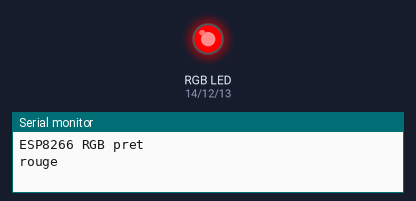
Simulated run of this sketch. Board: Arduino Uno, built with avr-gcc and run on an emulated ATmega328P. On the bench: an RGB LED mixed from three pins (HIGH = lit), the last lines printed to the serial monitor.

Above: at 0.4 s.
At 2.0 s:
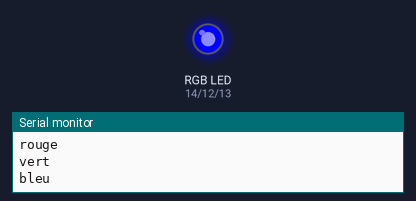
At 3.4 s:
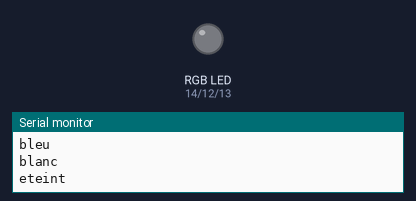
At 4.8 s:
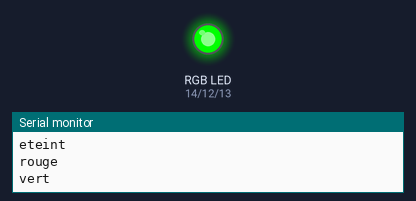
At 6.4 s:
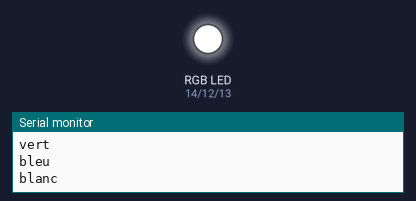
Timing chart, 0 to 8.3 s (numbered marks = the images above):
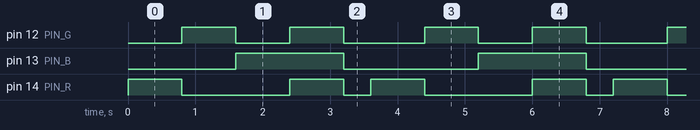

The sketch:

esp8266_rgb.ino
```cpp
/*
 * Premier essai ESP8266 (NodeMCU) : diode RGB 4 pattes.
 *
 * Branchement (cathode commune, patte la plus longue vers GND) :
 *   rouge  -> resistance 220 ohm -> D5 (GPIO 14)
 *   vert   -> resistance 220 ohm -> D6 (GPIO 12)
 *   bleu   -> resistance 220 ohm -> D7 (GPIO 13)
 *   commun -> GND
 *
 * Si la diode est a anode commune (patte longue vers 3V3),
 * passe COMMON_ANODE a true.
 */

const bool COMMON_ANODE = false;

const int PIN_R = 14;  // D5
const int PIN_G = 12;  // D6
const int PIN_B = 13;  // D7

// Sur ESP8266, analogWrite va de 0 (eteint) a 1023 (plein).
const int PWM_MAX = 1023;

void setColor(int r, int g, int b) {
  if (COMMON_ANODE) {
    r = PWM_MAX - r;
    g = PWM_MAX - g;
    b = PWM_MAX - b;
  }
  analogWrite(PIN_R, r);
  analogWrite(PIN_G, g);
  analogWrite(PIN_B, b);
}

void setup() {
  pinMode(PIN_R, OUTPUT);
  pinMode(PIN_G, OUTPUT);
  pinMode(PIN_B, OUTPUT);
  setColor(0, 0, 0);

  Serial.begin(115200);
  Serial.println("ESP8266 RGB pret");
}

void loop() {
  Serial.println("rouge");
  setColor(PWM_MAX, 0, 0);
  delay(800);

  Serial.println("vert");
  setColor(0, PWM_MAX, 0);
  delay(800);

  Serial.println("bleu");
  setColor(0, 0, PWM_MAX);
  delay(800);

  Serial.println("blanc");
  setColor(PWM_MAX, PWM_MAX, PWM_MAX);
  delay(800);

  Serial.println("eteint");
  setColor(0, 0, 0);
  delay(400);
}
```

Measured:
- by itself, pin 12 (PIN_G): repeats every 3.6 s: LOW 0.80 s, HIGH 0.80 s, LOW 1.2 s, HIGH 0.80 s
- by itself, pin 13 (PIN_B): alternates HIGH for 1.6 s and LOW for 2.0 s
- by itself, pin 14 (PIN_R): repeats every 3.6 s: LOW 1.6 s, HIGH 0.80 s, LOW 0.40 s, HIGH 0.80 s
